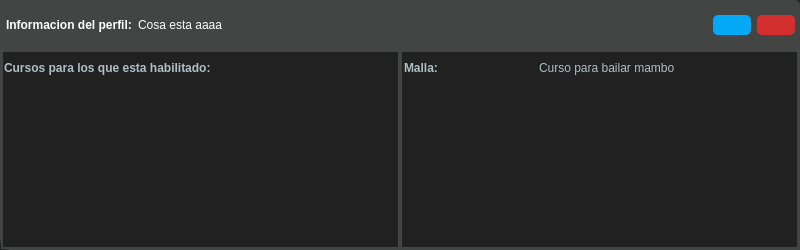
<?xml version="1.0" encoding="UTF-8"?>
<ui version="4.0">
 <class>Form</class>
 <widget class="QWidget" name="Form">
  <property name="geometry">
   <rect>
    <x>0</x>
    <y>0</y>
    <width>800</width>
    <height>250</height>
   </rect>
  </property>
  <property name="windowTitle">
   <string>Form</string>
  </property>
  <property name="styleSheet">
   <string notr="true">QWidget {
    background-color: #212121;
    border: none;
    color: #B0BEC5;
}
QPushButton{
    border: none;
	border-radius: 5px;
	padding: 3px;
}

#boton_editar{
	background-color: #03A9F4; 
}
#boton_borrar{
  	background-color: #D32F2F; 
}
#boton_editar:hover {
    background-color: #8ed1f0; 
}
#boton_borrar:hover {
    background-color: #df7b79; 
}

#barra_superior{
	background-color: #434444; 
	border-top-right-radius: 5px;
    padding:5%;
}

#frame_contenido{
	border-right: 1px solid #434444;
    border-left: 1px solid #434444;
    border-bottom: 1px solid #434444;
    border-bottom-left-radius: 10px;
}
#label_cursos_habilitados, #label_malla{
	background-color: #212121;
    font-weight: bold;     
}

#label_informacion_perfil{
	background-color: #434444; 
	color: #FFFFFF;
	font-weight: bold;     
}
#label_nombre_perfil{
	background-color: #434444; 
	color: #FFFFFF;     
}


#frame, #frame_2{
    border: 2px solid #434444;;
}


</string>
  </property>
  <layout class="QVBoxLayout" name="verticalLayout" stretch="1,4">
   <property name="spacing">
    <number>0</number>
   </property>
   <property name="leftMargin">
    <number>0</number>
   </property>
   <property name="topMargin">
    <number>0</number>
   </property>
   <property name="rightMargin">
    <number>0</number>
   </property>
   <property name="bottomMargin">
    <number>0</number>
   </property>
   <item>
    <widget class="QFrame" name="barra_superior">
     <property name="frameShape">
      <enum>QFrame::Shape::StyledPanel</enum>
     </property>
     <property name="frameShadow">
      <enum>QFrame::Shadow::Raised</enum>
     </property>
     <layout class="QHBoxLayout" name="horizontalLayout_2">
      <property name="leftMargin">
       <number>1</number>
      </property>
      <property name="topMargin">
       <number>0</number>
      </property>
      <property name="rightMargin">
       <number>0</number>
      </property>
      <property name="bottomMargin">
       <number>0</number>
      </property>
      <item>
       <widget class="QLabel" name="label_informacion_perfil">
        <property name="text">
         <string>Informacion del perfil:</string>
        </property>
       </widget>
      </item>
      <item>
       <widget class="QLabel" name="label_nombre_perfil">
        <property name="text">
         <string>Cosa esta aaaa</string>
        </property>
       </widget>
      </item>
      <item>
       <spacer name="horizontalSpacer">
        <property name="orientation">
         <enum>Qt::Orientation::Horizontal</enum>
        </property>
        <property name="sizeHint" stdset="0">
         <size>
          <width>454</width>
          <height>20</height>
         </size>
        </property>
       </spacer>
      </item>
      <item>
       <widget class="QPushButton" name="boton_editar">
        <property name="text">
         <string/>
        </property>
        <property name="icon">
         <iconset>
          <normaloff>../resources/light_theme/pencil.svg</normaloff>../resources/light_theme/pencil.svg</iconset>
        </property>
        <property name="iconSize">
         <size>
          <width>20</width>
          <height>20</height>
         </size>
        </property>
       </widget>
      </item>
      <item>
       <widget class="QPushButton" name="boton_borrar">
        <property name="text">
         <string/>
        </property>
        <property name="icon">
         <iconset>
          <normaloff>../resources/light_theme/trash.svg</normaloff>../resources/light_theme/trash.svg</iconset>
        </property>
        <property name="iconSize">
         <size>
          <width>20</width>
          <height>20</height>
         </size>
        </property>
       </widget>
      </item>
     </layout>
    </widget>
   </item>
   <item>
    <widget class="QFrame" name="frame_contenido">
     <property name="frameShape">
      <enum>QFrame::Shape::StyledPanel</enum>
     </property>
     <property name="frameShadow">
      <enum>QFrame::Shadow::Raised</enum>
     </property>
     <layout class="QHBoxLayout" name="horizontalLayout" stretch="1,1">
      <property name="spacing">
       <number>0</number>
      </property>
      <property name="leftMargin">
       <number>0</number>
      </property>
      <property name="topMargin">
       <number>0</number>
      </property>
      <property name="rightMargin">
       <number>0</number>
      </property>
      <property name="bottomMargin">
       <number>0</number>
      </property>
      <item>
       <widget class="QFrame" name="frame">
        <property name="frameShape">
         <enum>QFrame::Shape::StyledPanel</enum>
        </property>
        <property name="frameShadow">
         <enum>QFrame::Shadow::Raised</enum>
        </property>
        <layout class="QVBoxLayout" name="verticalLayout_2" stretch="1,5">
         <property name="leftMargin">
          <number>1</number>
         </property>
         <property name="topMargin">
          <number>0</number>
         </property>
         <property name="rightMargin">
          <number>0</number>
         </property>
         <property name="bottomMargin">
          <number>0</number>
         </property>
         <item>
          <widget class="QLabel" name="label_cursos_habilitados">
           <property name="text">
            <string>Cursos para los que esta habilitado:</string>
           </property>
          </widget>
         </item>
         <item>
          <widget class="QScrollArea" name="scrollArea_cursos">
           <property name="widgetResizable">
            <bool>true</bool>
           </property>
           <widget class="QWidget" name="scrollAreaWidgetContents_cursos">
            <property name="geometry">
             <rect>
              <x>0</x>
              <y>0</y>
              <width>394</width>
              <height>157</height>
             </rect>
            </property>
            <layout class="QVBoxLayout" name="verticalLayout_5">
             <property name="leftMargin">
              <number>0</number>
             </property>
             <property name="topMargin">
              <number>0</number>
             </property>
             <property name="rightMargin">
              <number>0</number>
             </property>
             <property name="bottomMargin">
              <number>0</number>
             </property>
            </layout>
           </widget>
          </widget>
         </item>
        </layout>
       </widget>
      </item>
      <item>
       <widget class="QFrame" name="frame_2">
        <property name="frameShape">
         <enum>QFrame::Shape::StyledPanel</enum>
        </property>
        <property name="frameShadow">
         <enum>QFrame::Shadow::Raised</enum>
        </property>
        <layout class="QVBoxLayout" name="verticalLayout_3" stretch="1,5">
         <property name="leftMargin">
          <number>1</number>
         </property>
         <property name="topMargin">
          <number>0</number>
         </property>
         <property name="rightMargin">
          <number>0</number>
         </property>
         <property name="bottomMargin">
          <number>0</number>
         </property>
         <item>
          <widget class="QFrame" name="frame_3">
           <property name="frameShape">
            <enum>QFrame::Shape::StyledPanel</enum>
           </property>
           <property name="frameShadow">
            <enum>QFrame::Shadow::Raised</enum>
           </property>
           <layout class="QHBoxLayout" name="horizontalLayout_3" stretch="1,2">
            <property name="leftMargin">
             <number>1</number>
            </property>
            <property name="topMargin">
             <number>0</number>
            </property>
            <property name="rightMargin">
             <number>0</number>
            </property>
            <property name="bottomMargin">
             <number>0</number>
            </property>
            <item>
             <widget class="QLabel" name="label_malla">
              <property name="text">
               <string>Malla:</string>
              </property>
             </widget>
            </item>
            <item>
             <widget class="QLabel" name="label_malla_nombre">
              <property name="text">
               <string>Curso para bailar mambo</string>
              </property>
             </widget>
            </item>
           </layout>
          </widget>
         </item>
         <item>
          <widget class="QScrollArea" name="scrollArea_malla">
           <property name="widgetResizable">
            <bool>true</bool>
           </property>
           <widget class="QWidget" name="scrollAreaWidgetContents_malla">
            <property name="geometry">
             <rect>
              <x>0</x>
              <y>0</y>
              <width>394</width>
              <height>157</height>
             </rect>
            </property>
           </widget>
          </widget>
         </item>
        </layout>
       </widget>
      </item>
     </layout>
    </widget>
   </item>
  </layout>
 </widget>
 <resources/>
 <connections/>
</ui>
